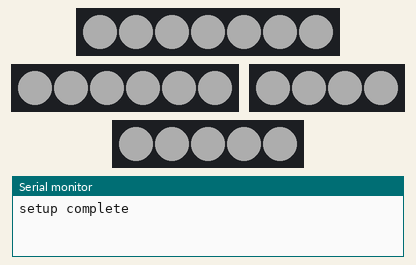
Recording of a sketch running on a simulated Arduino Uno, built with avr-gcc and run on an emulated ATmega328P. On the bench: 7 RGB LEDs in strip order, left to right, 6 RGB LEDs in strip order, left to right, 4 RGB LEDs in strip order, left to right, 5 RGB LEDs in strip order, left to right, the last lines printed to the serial monitor. Dim RGB values are drawn brighter than linear.

Above: at 0.01 s.
At 0.4 s:
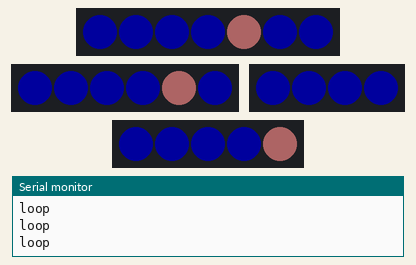
At 0.86 s:
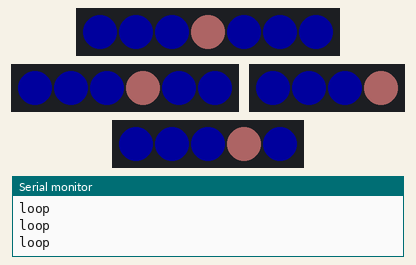
Timing chart, 0 to 40.0 s (numbered marks = the images above):
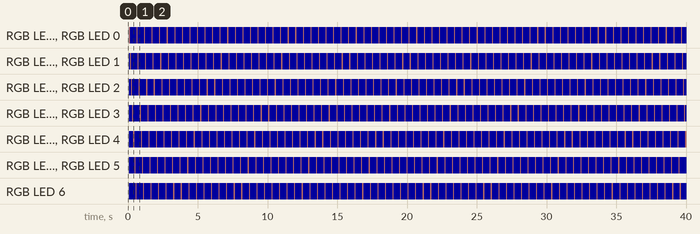

Measured:
- by itself, RGB LED 0, RGB LED 0, RGB LED 0, RGB LED 0: repeats every 0.54 s: RGB(50, 29, 29) 0.08 s, RGB(0, 0, 29) 0.46 s
- by itself, RGB LED 6: repeats every 0.54 s: RGB(0, 0, 29) 0.46 s, RGB(50, 29, 29) 0.08 s
- by itself, everything shown: repeats every 0.54 s, in 7 steps

The sketch:

led_test_lk02.ino
```cpp
#include <Wire.h>
#include <SPI.h>
#include <Adafruit_LSM9DS1.h>
#include <Adafruit_Sensor.h>
#include <Adafruit_NeoPixel.h>

#define FM_PIN     2
#define FS_PIN     7
#define BM_PIN     3
#define BS_PIN     5

#define FM_COUNT   7
#define FS_COUNT   6
#define BM_COUNT   4
#define BS_COUNT   5

// LED strip
Adafruit_NeoPixel fm(FM_COUNT, FM_PIN, NEO_GRB + NEO_KHZ800);
Adafruit_NeoPixel fs(FS_COUNT, FS_PIN, NEO_GRB + NEO_KHZ800);
Adafruit_NeoPixel bm(BM_COUNT, BM_PIN, NEO_GRB + NEO_KHZ800);
Adafruit_NeoPixel bs(BS_COUNT, BS_PIN, NEO_GRB + NEO_KHZ800);

int currentPos;

void setup() {
  Serial.begin(9600);

  currentPos = 0;

  fm.begin();
  fs.begin();
  bm.begin();
  bs.begin();

  fm.show();
  fs.show();
  bm.show();
  bs.show();

  fm.setBrightness(50); // Sets the brightness to ~1/5 of max
  fs.setBrightness(50);
  bm.setBrightness(50);
  bs.setBrightness(50);

  for(int i = 0; i < fm.numPixels(); i++) {
    fm.setPixelColor(i, fm.Color(255, 255, 255));
  }
  for(int i = 0; i < fs.numPixels(); i++) {
    fs.setPixelColor(i, fs.Color(255, 255, 255));
  }
  for(int i = 0; i < bm.numPixels(); i++) {
    bm.setPixelColor(i, bm.Color(255, 255, 255));
  }
  for(int i = 0; i < bs.numPixels(); i++) {
    bs.setPixelColor(i, bs.Color(255, 255, 255));
  }

  fm.show();
  fs.show();
  bm.show();
  bs.show();

  Serial.println("setup complete");
}

void loop() {
  Serial.println("loop");
  delay(75);

  for(int i = 0; i < fm.numPixels(); i++) {
    fm.setPixelColor(i, fm.Color(0, 0, 150));
  }
  for(int i = 0; i < fs.numPixels(); i++) {
    fs.setPixelColor(i, fs.Color(0,0,150));
  }
  for(int i = 0; i < bm.numPixels(); i++) {
    bm.setPixelColor(i, bm.Color(0,0,150));
  }
  for(int i = 0; i < bs.numPixels(); i++) {
    bs.setPixelColor(i, bs.Color(0,0,150));
  }

  if(currentPos < 4) {
    fm.setPixelColor(currentPos, fm.Color(255, 150, 150));
    fs.setPixelColor(currentPos, fs.Color(255, 150, 150));
    bm.setPixelColor(currentPos, bm.Color(255, 150, 150));
    bs.setPixelColor(currentPos, bs.Color(255, 150, 150));
  } else if(currentPos < 5) {
    fm.setPixelColor(currentPos, fm.Color(255, 150, 150));
    fs.setPixelColor(currentPos, fs.Color(255, 150, 150));
    bs.setPixelColor(currentPos, bs.Color(255, 150, 150));
  } else if(currentPos < 6) {
    fm.setPixelColor(currentPos, fm.Color(255, 150, 150));
    fs.setPixelColor(currentPos, fs.Color(255, 150, 150));
  } else {
    fm.setPixelColor(currentPos, fm.Color(255, 150, 150));
  }

  fm.show();
  fs.show();
  bm.show();
  bs.show();

  if(currentPos < 6) {
    currentPos++;
  } else {
    currentPos = 0;
  }
}
```
